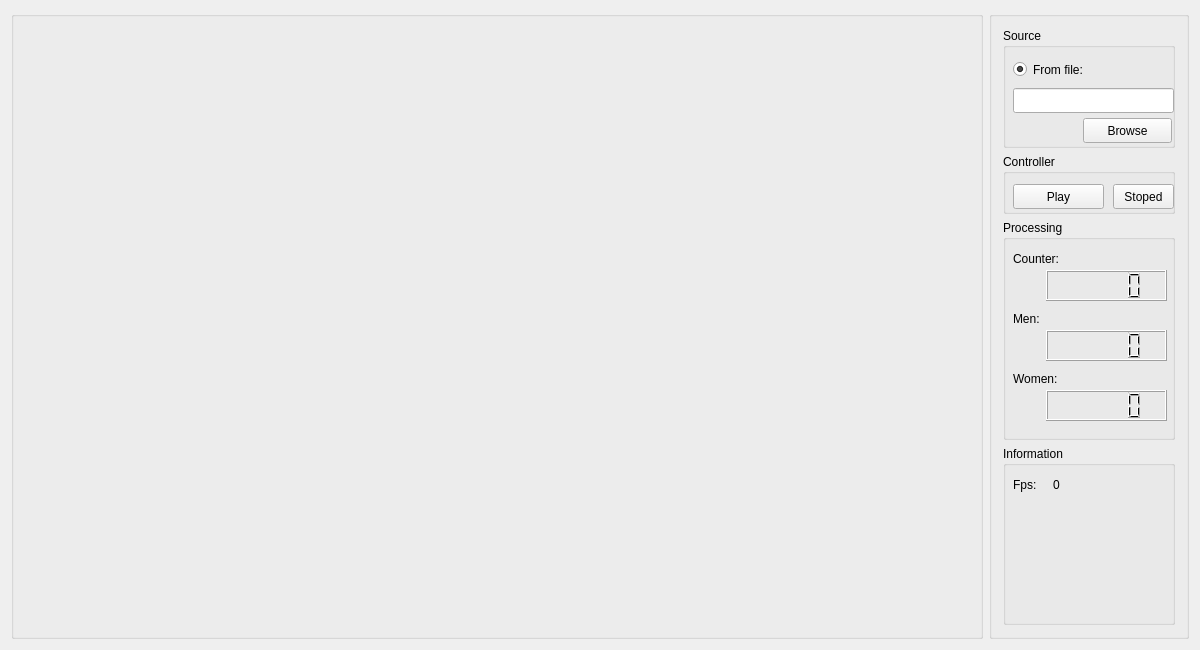
<?xml version="1.0" encoding="UTF-8"?>
<ui version="4.0">
 <class>UI</class>
 <widget class="QMainWindow" name="UI">
  <property name="geometry">
   <rect>
    <x>0</x>
    <y>0</y>
    <width>1200</width>
    <height>650</height>
   </rect>
  </property>
  <property name="windowTitle">
   <string>Human Counter</string>
  </property>
  <property name="layoutDirection">
   <enum>Qt::LeftToRight</enum>
  </property>
  <widget class="QWidget" name="centralWidget">
   <layout class="QHBoxLayout" name="horizontalLayout">
    <item>
     <widget class="QGroupBox" name="groupBox">
      <property name="title">
       <string/>
      </property>
      <layout class="QHBoxLayout" name="horizontalLayout_2">
       <item>
        <widget class="QLabel" name="lb_show">
         <property name="text">
          <string/>
         </property>
        </widget>
       </item>
      </layout>
     </widget>
    </item>
    <item>
     <widget class="QGroupBox" name="groupBox_2">
      <property name="sizePolicy">
       <sizepolicy hsizetype="Preferred" vsizetype="Preferred">
        <horstretch>0</horstretch>
        <verstretch>0</verstretch>
       </sizepolicy>
      </property>
      <property name="maximumSize">
       <size>
        <width>200</width>
        <height>16777215</height>
       </size>
      </property>
      <property name="title">
       <string/>
      </property>
      <layout class="QVBoxLayout" name="verticalLayout">
       <item>
        <widget class="QGroupBox" name="groupBox_3">
         <property name="minimumSize">
          <size>
           <width>0</width>
           <height>120</height>
          </size>
         </property>
         <property name="maximumSize">
          <size>
           <width>16777215</width>
           <height>120</height>
          </size>
         </property>
         <property name="title">
          <string>Source</string>
         </property>
         <widget class="QRadioButton" name="radioButton">
          <property name="geometry">
           <rect>
            <x>10</x>
            <y>30</y>
            <width>112</width>
            <height>23</height>
           </rect>
          </property>
          <property name="text">
           <string>From file:</string>
          </property>
          <property name="checked">
           <bool>true</bool>
          </property>
         </widget>
         <widget class="QLineEdit" name="txt_video">
          <property name="geometry">
           <rect>
            <x>10</x>
            <y>60</y>
            <width>161</width>
            <height>25</height>
           </rect>
          </property>
         </widget>
         <widget class="QPushButton" name="btn_Browse">
          <property name="geometry">
           <rect>
            <x>80</x>
            <y>90</y>
            <width>89</width>
            <height>25</height>
           </rect>
          </property>
          <property name="text">
           <string>Browse</string>
          </property>
         </widget>
        </widget>
       </item>
       <item>
        <widget class="QGroupBox" name="groupBox_6">
         <property name="minimumSize">
          <size>
           <width>0</width>
           <height>60</height>
          </size>
         </property>
         <property name="maximumSize">
          <size>
           <width>16777215</width>
           <height>60</height>
          </size>
         </property>
         <property name="title">
          <string>Controller</string>
         </property>
         <widget class="QPushButton" name="btn_spause">
          <property name="geometry">
           <rect>
            <x>10</x>
            <y>30</y>
            <width>91</width>
            <height>25</height>
           </rect>
          </property>
          <property name="text">
           <string>Play</string>
          </property>
         </widget>
         <widget class="QPushButton" name="btn_stop">
          <property name="geometry">
           <rect>
            <x>110</x>
            <y>30</y>
            <width>61</width>
            <height>25</height>
           </rect>
          </property>
          <property name="text">
           <string>Stoped</string>
          </property>
         </widget>
        </widget>
       </item>
       <item>
        <widget class="QGroupBox" name="groupBox_4">
         <property name="minimumSize">
          <size>
           <width>0</width>
           <height>220</height>
          </size>
         </property>
         <property name="maximumSize">
          <size>
           <width>16777215</width>
           <height>220</height>
          </size>
         </property>
         <property name="title">
          <string>Processing</string>
         </property>
         <widget class="QLabel" name="label">
          <property name="geometry">
           <rect>
            <x>10</x>
            <y>30</y>
            <width>67</width>
            <height>17</height>
           </rect>
          </property>
          <property name="text">
           <string>Counter:</string>
          </property>
         </widget>
         <widget class="QLCDNumber" name="txt_sum">
          <property name="geometry">
           <rect>
            <x>43</x>
            <y>50</y>
            <width>121</width>
            <height>31</height>
           </rect>
          </property>
         </widget>
         <widget class="QLCDNumber" name="txt_men">
          <property name="geometry">
           <rect>
            <x>43</x>
            <y>110</y>
            <width>121</width>
            <height>31</height>
           </rect>
          </property>
         </widget>
         <widget class="QLabel" name="label_2">
          <property name="geometry">
           <rect>
            <x>10</x>
            <y>90</y>
            <width>67</width>
            <height>17</height>
           </rect>
          </property>
          <property name="text">
           <string>Men:</string>
          </property>
         </widget>
         <widget class="QLCDNumber" name="txt_women">
          <property name="geometry">
           <rect>
            <x>43</x>
            <y>170</y>
            <width>121</width>
            <height>31</height>
           </rect>
          </property>
         </widget>
         <widget class="QLabel" name="label_3">
          <property name="geometry">
           <rect>
            <x>10</x>
            <y>150</y>
            <width>67</width>
            <height>17</height>
           </rect>
          </property>
          <property name="text">
           <string>Women:</string>
          </property>
         </widget>
        </widget>
       </item>
       <item>
        <widget class="QGroupBox" name="groupBox_5">
         <property name="title">
          <string>Information</string>
         </property>
         <widget class="QLabel" name="label_5">
          <property name="geometry">
           <rect>
            <x>10</x>
            <y>30</y>
            <width>67</width>
            <height>17</height>
           </rect>
          </property>
          <property name="text">
           <string>Fps:</string>
          </property>
         </widget>
         <widget class="QLabel" name="lb_pfs">
          <property name="geometry">
           <rect>
            <x>50</x>
            <y>30</y>
            <width>67</width>
            <height>17</height>
           </rect>
          </property>
          <property name="text">
           <string>0</string>
          </property>
         </widget>
        </widget>
       </item>
      </layout>
     </widget>
    </item>
   </layout>
  </widget>
 </widget>
 <layoutdefault spacing="6" margin="11"/>
 <resources/>
 <connections/>
</ui>
